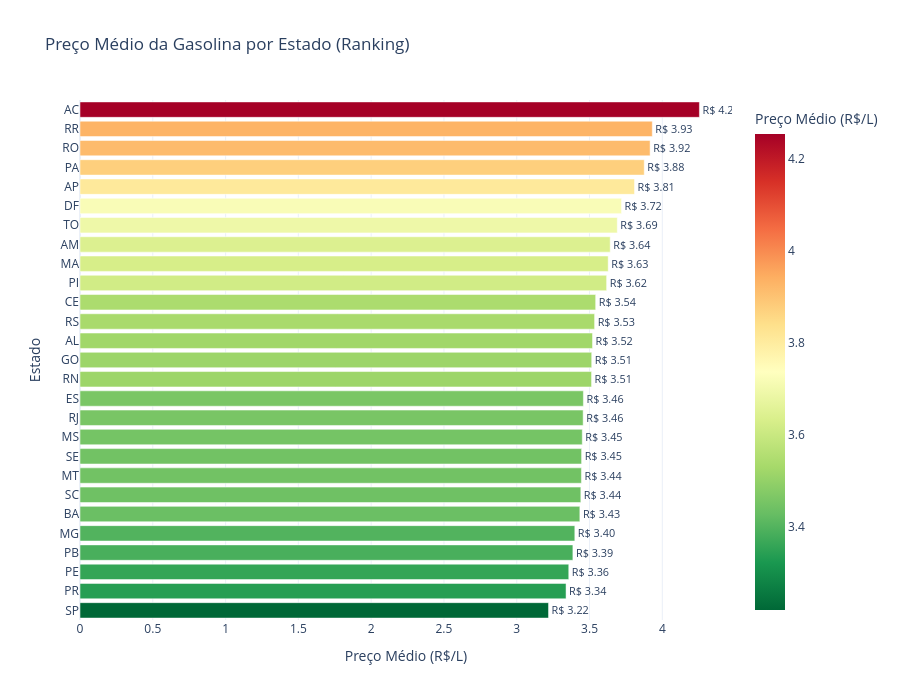

Source (notebook cell):
### Code cell
media_estado = (
    df_estado.groupby('estado_sigla')['preco_medio']
    .mean()
    .sort_values(ascending=True)
    .reset_index()
)
media_estado.columns = ['Estado', 'Preço Médio (R$/L)']

fig_ranking = px.bar(
    media_estado,
    x='Preço Médio (R$/L)',
    y='Estado',
    orientation='h',
    color='Preço Médio (R$/L)',
    color_continuous_scale='RdYlGn_r',
    title='Preço Médio da Gasolina por Estado (Ranking)',
    text='Preço Médio (R$/L)',
)
fig_ranking.update_traces(texttemplate='R$ %{text:.2f}', textposition='outside')
fig_ranking.update_layout(template='plotly_white', height=700, showlegend=False)
fig_ranking.show()

### Figure 1 — Plotly figure (JSON) as saved in the notebook; plotly's stock layout.template omitted (floating-point values rounded to 4 significant figures)
{"data": [{"hovertemplate": "Preço Médio (R$/L)=%{marker.color}<br>Estado=%{y}<extra></extra>", "legendgroup": "", "marker": {"color": [3.218, 3.339, 3.357, 3.386, 3.399, 3.433, 3.44, 3.444, 3.445, 3.45, 3.456, 3.458, 3.514, 3.515, 3.52, 3.535, 3.542, 3.617, 3.628, 3.642, 3.691, 3.72, 3.809, 3.876, 3.916, 3.931, 4.255], "coloraxis": "coloraxis", "pattern": {"shape": ""}}, "name": "", "orientation": "h", "showlegend": false, "text": [3.218, 3.339, 3.357, 3.386, 3.399, 3.433, 3.44, 3.444, 3.445, 3.45, 3.456, 3.458, 3.514, 3.515, 3.52, 3.535, 3.542, 3.617, 3.628, 3.642, 3.691, 3.72, 3.809, 3.876, 3.916, 3.931, 4.255], "textposition": "outside", "texttemplate": "R$ %{text:.2f}", "type": "bar", "x": [3.218, 3.339, 3.357, 3.386, 3.399, 3.433, 3.44, 3.444, 3.445, 3.45, 3.456, 3.458, 3.514, 3.515, 3.52, 3.535, 3.542, 3.617, 3.628, 3.642, 3.691, 3.72, 3.809, 3.876, 3.916, 3.931, 4.255], "xaxis": "x", "y": ["SP", "PR", "PE", "PB", "MG", "BA", "SC", "MT", "SE", "MS", "RJ", "ES", "RN", "GO", "AL", "RS", "CE", "PI", "MA", "AM", "TO", "DF", "AP", "PA", "RO", "RR", "AC"], "yaxis": "y"}], "layout": {"barmode": "relative", "coloraxis": {"colorbar": {"title": {"text": "Preço Médio (R$/L)"}}, "colorscale": [[0, "rgb(0,104,55)"], [0.1, "rgb(26,152,80)"], [0.2, "rgb(102,189,99)"], [0.3, "rgb(166,217,106)"], [0.4, "rgb(217,239,139)"], [0.5, "rgb(255,255,191)"], [0.6, "rgb(254,224,139)"], [0.7, "rgb(253,174,97)"], [0.8, "rgb(244,109,67)"], [0.9, "rgb(215,48,39)"], [1, "rgb(165,0,38)"]]}, "height": 700, "legend": {"tracegroupgap": 0}, "showlegend": false, "title": {"text": "Preço Médio da Gasolina por Estado (Ranking)"}, "xaxis": {"anchor": "y", "domain": [0, 1], "title": {"text": "Preço Médio (R$/L)"}}, "yaxis": {"anchor": "x", "domain": [0, 1], "title": {"text": "Estado"}}}}
